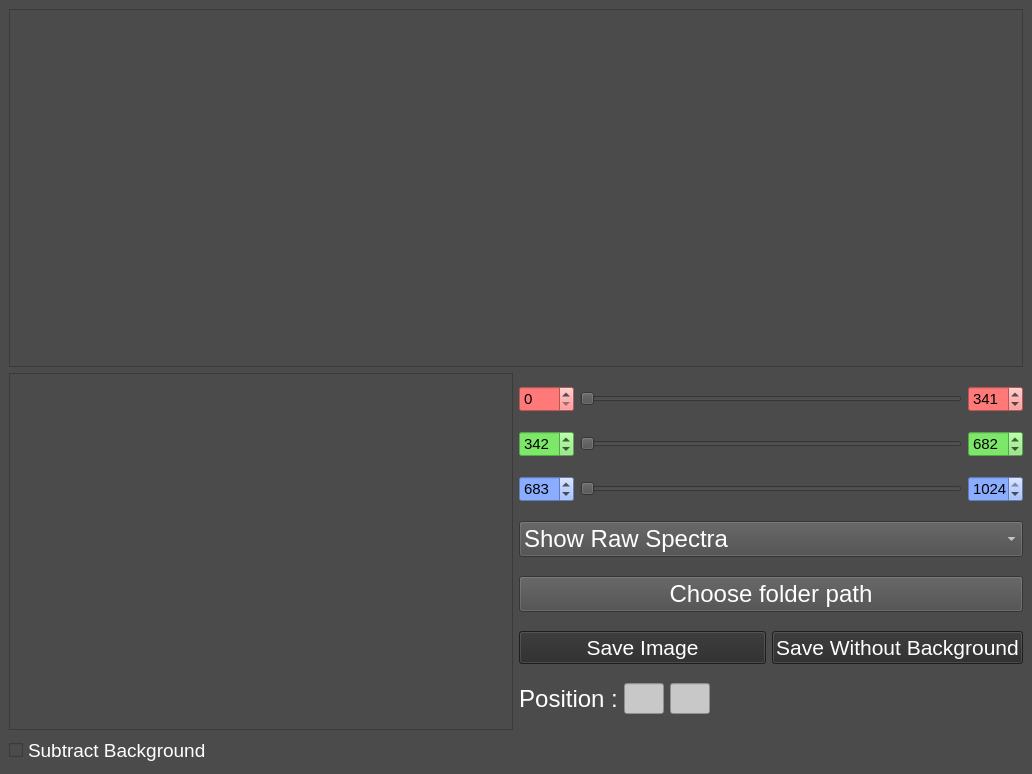
<?xml version="1.0" encoding="UTF-8"?>
<ui version="4.0">
 <class>MainWindow</class>
 <widget class="QMainWindow" name="MainWindow">
  <property name="geometry">
   <rect>
    <x>0</x>
    <y>0</y>
    <width>1032</width>
    <height>774</height>
   </rect>
  </property>
  <property name="windowTitle">
   <string>MainWindow</string>
  </property>
  <property name="autoFillBackground">
   <bool>false</bool>
  </property>
  <property name="styleSheet">
   <string notr="true">background-color: rgb(75, 75, 75);
color: rgb(255, 255, 255);
</string>
  </property>
  <widget class="QWidget" name="centralwidget">
   <property name="autoFillBackground">
    <bool>false</bool>
   </property>
   <layout class="QHBoxLayout" name="horizontalLayout_6">
    <item>
     <layout class="QGridLayout" name="gridLayout">
      <item row="1" column="0">
       <layout class="QHBoxLayout" name="horizontalLayout">
        <item>
         <widget class="GraphicsLayoutWidget" name="graph_rgb"/>
        </item>
        <item>
         <layout class="QVBoxLayout" name="verticalLayout_2">
          <item>
           <layout class="QHBoxLayout" name="horizontalLayout_4">
            <item>
             <widget class="QSpinBox" name="sb_lowRed">
              <property name="maximumSize">
               <size>
                <width>55</width>
                <height>16777215</height>
               </size>
              </property>
              <property name="font">
               <font>
                <pointsize>11</pointsize>
               </font>
              </property>
              <property name="toolTip">
               <string>Lower red limit</string>
              </property>
              <property name="styleSheet">
               <string notr="true">background-color: rgb(255, 121, 121);
color: rgb(0, 0, 0);</string>
              </property>
              <property name="maximum">
               <number>1000</number>
              </property>
             </widget>
            </item>
            <item>
             <widget class="QRangeSlider" name="dSlider_red">
              <property name="maximum">
               <number>1024</number>
              </property>
              <property name="orientation">
               <enum>Qt::Horizontal</enum>
              </property>
             </widget>
            </item>
            <item>
             <widget class="QSpinBox" name="sb_highRed">
              <property name="maximumSize">
               <size>
                <width>55</width>
                <height>16777215</height>
               </size>
              </property>
              <property name="font">
               <font>
                <pointsize>11</pointsize>
               </font>
              </property>
              <property name="toolTip">
               <string>Upper red limit</string>
              </property>
              <property name="styleSheet">
               <string notr="true">background-color: rgb(255, 121, 121);
color: rgb(0, 0, 0);</string>
              </property>
              <property name="maximum">
               <number>1000</number>
              </property>
              <property name="value">
               <number>341</number>
              </property>
             </widget>
            </item>
           </layout>
          </item>
          <item>
           <layout class="QHBoxLayout" name="horizontalLayout_3">
            <item>
             <widget class="QSpinBox" name="sb_lowGreen">
              <property name="maximumSize">
               <size>
                <width>55</width>
                <height>16777215</height>
               </size>
              </property>
              <property name="font">
               <font>
                <pointsize>11</pointsize>
               </font>
              </property>
              <property name="toolTip">
               <string>Lower green limit</string>
              </property>
              <property name="styleSheet">
               <string notr="true">background-color: rgb(125, 231, 106);
color: rgb(0, 0, 0);</string>
              </property>
              <property name="maximum">
               <number>1024</number>
              </property>
              <property name="value">
               <number>342</number>
              </property>
             </widget>
            </item>
            <item>
             <widget class="QRangeSlider" name="dSlider_green">
              <property name="maximum">
               <number>1024</number>
              </property>
              <property name="orientation">
               <enum>Qt::Horizontal</enum>
              </property>
             </widget>
            </item>
            <item>
             <widget class="QSpinBox" name="sb_highGreen">
              <property name="maximumSize">
               <size>
                <width>55</width>
                <height>16777215</height>
               </size>
              </property>
              <property name="font">
               <font>
                <pointsize>11</pointsize>
               </font>
              </property>
              <property name="toolTip">
               <string>Upper green limit</string>
              </property>
              <property name="styleSheet">
               <string notr="true">background-color: rgb(125, 231, 106);
color: rgb(0, 0, 0);</string>
              </property>
              <property name="maximum">
               <number>1024</number>
              </property>
              <property name="value">
               <number>682</number>
              </property>
             </widget>
            </item>
           </layout>
          </item>
          <item>
           <layout class="QHBoxLayout" name="horizontalLayout_2">
            <item>
             <widget class="QSpinBox" name="sb_lowBlue">
              <property name="maximumSize">
               <size>
                <width>55</width>
                <height>16777215</height>
               </size>
              </property>
              <property name="font">
               <font>
                <pointsize>11</pointsize>
               </font>
              </property>
              <property name="toolTip">
               <string>Lower blue limit</string>
              </property>
              <property name="styleSheet">
               <string notr="true">background-color: rgb(138, 173, 255);
color: rgb(0, 0, 0);</string>
              </property>
              <property name="maximum">
               <number>1024</number>
              </property>
              <property name="value">
               <number>683</number>
              </property>
             </widget>
            </item>
            <item>
             <widget class="QRangeSlider" name="dSlider_blue">
              <property name="maximum">
               <number>1024</number>
              </property>
              <property name="orientation">
               <enum>Qt::Horizontal</enum>
              </property>
             </widget>
            </item>
            <item>
             <widget class="QSpinBox" name="sb_highBlue">
              <property name="maximumSize">
               <size>
                <width>55</width>
                <height>16777215</height>
               </size>
              </property>
              <property name="font">
               <font>
                <pointsize>11</pointsize>
               </font>
              </property>
              <property name="toolTip">
               <string>Upper blue limit</string>
              </property>
              <property name="styleSheet">
               <string notr="true">background-color: rgb(138, 173, 255);
color: rgb(0, 0, 0);</string>
              </property>
              <property name="maximum">
               <number>1024</number>
              </property>
              <property name="value">
               <number>1024</number>
              </property>
             </widget>
            </item>
           </layout>
          </item>
          <item>
           <layout class="QHBoxLayout" name="horizontalLayout_5">
            <item>
             <widget class="QComboBox" name="cmb_set_maximum">
              <property name="minimumSize">
               <size>
                <width>0</width>
                <height>30</height>
               </size>
              </property>
              <property name="font">
               <font>
                <pointsize>18</pointsize>
               </font>
              </property>
              <property name="toolTip">
               <string>Global Max = view intensity | Local Max = intensity doesn't count</string>
              </property>
              <property name="styleSheet">
               <string notr="true">color: rgb(255, 255, 255);</string>
              </property>
              <item>
               <property name="text">
                <string>Show Raw Spectra</string>
               </property>
              </item>
              <item>
               <property name="text">
                <string>Show Normalized Spectra</string>
               </property>
              </item>
             </widget>
            </item>
           </layout>
          </item>
          <item>
           <widget class="QPushButton" name="pb_search">
            <property name="font">
             <font>
              <pointsize>18</pointsize>
             </font>
            </property>
            <property name="toolTip">
             <string>Search the folderpath</string>
            </property>
            <property name="styleSheet">
             <string notr="true">color: rgb(255, 255, 255);</string>
            </property>
            <property name="text">
             <string>Choose folder path</string>
            </property>
           </widget>
          </item>
          <item>
           <layout class="QHBoxLayout" name="horizontalLayout_8">
            <item>
             <widget class="QPushButton" name="pb_saveImage">
              <property name="font">
               <font>
                <pointsize>16</pointsize>
               </font>
              </property>
              <property name="styleSheet">
               <string notr="true">color: rgb(255, 255, 255);
background-color: rgb(42, 42, 42);</string>
              </property>
              <property name="text">
               <string>Save Image</string>
              </property>
             </widget>
            </item>
            <item>
             <widget class="QPushButton" name="pb_saveWithoutBg">
              <property name="font">
               <font>
                <pointsize>16</pointsize>
               </font>
              </property>
              <property name="styleSheet">
               <string notr="true">color: rgb(255, 255, 255);
background-color: rgb(42, 42, 42);</string>
              </property>
              <property name="text">
               <string>Save Without Background</string>
              </property>
             </widget>
            </item>
           </layout>
          </item>
          <item>
           <layout class="QHBoxLayout" name="horizontalLayout_7">
            <item>
             <widget class="QLabel" name="label">
              <property name="minimumSize">
               <size>
                <width>70</width>
                <height>0</height>
               </size>
              </property>
              <property name="font">
               <font>
                <pointsize>18</pointsize>
               </font>
              </property>
              <property name="styleSheet">
               <string notr="true">color: rgb(255, 255, 255);</string>
              </property>
              <property name="text">
               <string>Position :</string>
              </property>
              <property name="alignment">
               <set>Qt::AlignCenter</set>
              </property>
             </widget>
            </item>
            <item>
             <widget class="QLineEdit" name="le_x">
              <property name="enabled">
               <bool>false</bool>
              </property>
              <property name="minimumSize">
               <size>
                <width>40</width>
                <height>0</height>
               </size>
              </property>
              <property name="maximumSize">
               <size>
                <width>25</width>
                <height>16777215</height>
               </size>
              </property>
              <property name="font">
               <font>
                <pointsize>14</pointsize>
               </font>
              </property>
              <property name="toolTip">
               <string>X position</string>
              </property>
              <property name="styleSheet">
               <string notr="true">background-color: rgb(200, 200, 200);
color: rgb(0, 0, 0);</string>
              </property>
             </widget>
            </item>
            <item>
             <widget class="QLineEdit" name="le_y">
              <property name="enabled">
               <bool>false</bool>
              </property>
              <property name="minimumSize">
               <size>
                <width>40</width>
                <height>0</height>
               </size>
              </property>
              <property name="maximumSize">
               <size>
                <width>25</width>
                <height>16777215</height>
               </size>
              </property>
              <property name="font">
               <font>
                <pointsize>14</pointsize>
               </font>
              </property>
              <property name="toolTip">
               <string>Y position</string>
              </property>
              <property name="styleSheet">
               <string notr="true">background-color: rgb(200, 200, 200);
color: rgb(0, 0, 0);</string>
              </property>
             </widget>
            </item>
            <item>
             <spacer name="horizontalSpacer_2">
              <property name="orientation">
               <enum>Qt::Horizontal</enum>
              </property>
              <property name="sizeHint" stdset="0">
               <size>
                <width>40</width>
                <height>20</height>
               </size>
              </property>
             </spacer>
            </item>
           </layout>
          </item>
         </layout>
        </item>
       </layout>
      </item>
      <item row="0" column="0">
       <widget class="GraphicsLayoutWidget" name="graph_spectre"/>
      </item>
      <item row="2" column="0">
       <widget class="QCheckBox" name="cb_subtractbg">
        <property name="font">
         <font>
          <pointsize>14</pointsize>
         </font>
        </property>
        <property name="styleSheet">
         <string notr="true">color: rgb(255, 255, 255);
QCheckBox::indicator {
     width: 100px;
     height: 40px;
}</string>
        </property>
        <property name="text">
         <string>Subtract Background</string>
        </property>
       </widget>
      </item>
     </layout>
    </item>
   </layout>
  </widget>
 </widget>
 <customwidgets>
  <customwidget>
   <class>GraphicsLayoutWidget</class>
   <extends>QGraphicsView</extends>
   <header>pyqtgraph.h</header>
   <container>1</container>
  </customwidget>
  <customwidget>
   <class>QRangeSlider</class>
   <extends>QSlider</extends>
   <header>/gui/widgets/QRangeSlider.h</header>
  </customwidget>
 </customwidgets>
 <resources/>
 <connections/>
</ui>
